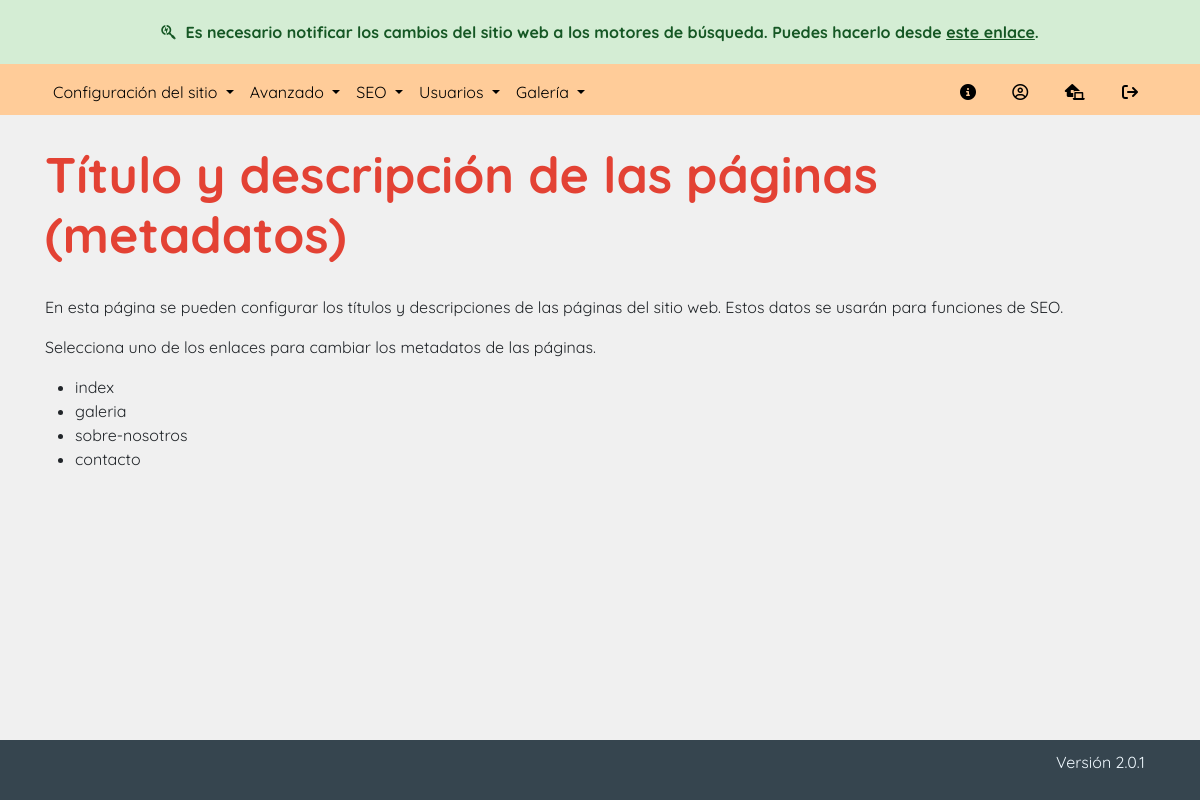
/dashboard?page=metadata-settings (signed in), run on the app's committed database.
### tables this page shows
CREATE TABLE `pages` (
  `id` int(4) NOT NULL,
  `page` varchar(255) NOT NULL,
  `cat_id` int(4) DEFAULT NULL,
  `createdBy` int(4) NOT NULL,
  `modifiedBy` int(4) DEFAULT NULL
);

CREATE TABLE `company_info` (
  `key_info` varchar(255) NOT NULL,
  `value_info` longtext NOT NULL,
  `modifiedBy` int(4) NOT NULL
);

### public_html/scripts/get_uri.php (called while the page is built, shortened)
<?php
    function GetBaseUri() {
        return (isset($_SERVER['HTTPS']) && $_SERVER['HTTPS'] === 'on' ? "https" : "http") . "://$_SERVER[HTTP_HOST]";
    }
?>

### connection.php (called while the page is built)
<?php
    $DSN = 'mysql:dbname=vigal;host=127.0.0.1;charset=utf8mb4';
    $DB_user = 'root';
    $DB_pass = '';
?>

### public_html/scripts/get_site_settings.php (called while the page is built, shortened)
<?php
    require_once $_SERVER["DOCUMENT_ROOT"]."/dashboard/scripts/check_url_direct_access.php";
    require_once $_SERVER["DOCUMENT_ROOT"].'/dashboard/scripts/database_connection.php';
    function getSiteSettings() {
        $conn = new DatabaseConnection();
        $res = $conn->query("select * from company_info");
        $res[8]["value_info"] = json_decode($res[8]["value_info"], true);
        $res[4]["value_info"] = json_decode($res[4]["value_info"], true);
        return $res;
    }
?>

### public_html/dashboard/scripts/database_connection.php (called while the page is built, shortened)
<?php
    class DatabaseConnection {
        function __construct() {
            require dirname($_SERVER["DOCUMENT_ROOT"], 1).'/connection.php';
            try {
                $this->conn = new PDO($DSN, $DB_user, $DB_pass);
            } catch (PDOException $e) {
                echo 'Connection error: ' . $e->getMessage();
            }
        }
        public function query($sql) {
            $res = array();
            $aux = $this->conn->query($sql);
            if (gettype($aux) == "object") {
                while ($rows = $aux->fetch(PDO::FETCH_ASSOC)) {
                    array_push($res, $rows);
                }
                return $res;
            } else {
                $this->num_rows = 0;
                return $aux;
            }
        }
    }
?>

### public_html/dashboard/scripts/check_permissions.php (called while the page is built, shortened)
<?php
    require_once $_SERVER["DOCUMENT_ROOT"]."/dashboard/scripts/check_url_direct_access.php";
    require_once $_SERVER["DOCUMENT_ROOT"].'/dashboard/scripts/database_connection.php';
    function HasPermission($permName) {
        $conn = new DatabaseConnection();
        $permissions = array
            (
              "manage_advancedSettings" =>  "10000000",
              "manage_gallery" =>  "01000000",
              "manage_companySettings" =>  "00100000",
              "manage_services" =>  "00010000",
              "manage_users" =>  "00001000",
              "manage_siteSettings" =>  "00000100",
              "manage_seoSettings" => "00000010",
              "standard_user" =>  "00000001"
            );
        $userPerm = 1;
        if ($permName != "no_user") {
            $sql = "select permissions from user_roles inner join users on users.account_type = user_roles.id where users.id = '".$_SESSION["userid"]."'";
            $res = $conn->query($sql);
            $userPerm = $res[0]["permissions"];
            return (($userPerm & bindec($permissions[$permName])) == bindec($permissions[$permName])) ? true : false;
        }
        return $userPerm;
    }
?>

### public_html/dashboard/admin/site-settings/pages/pages_metadata.php (the view, shortened to what this page needs)
<?php
    require_once $_SERVER["DOCUMENT_ROOT"]."/dashboard/scripts/check_url_direct_access.php";
    $pages = $conn->query("select * from pages");
?>
<div class="container settings-container">
    <h1 class="title">Título y descripción de las páginas (metadatos) </h1>
    <p>En esta página se pueden configurar los títulos y descripciones de las páginas del sitio web. Estos datos se usarán para funciones de SEO.</p>
    <p>Selecciona uno de los enlaces para cambiar los metadatos de las páginas.</p>
  <div class="input-group mb-6" style="width: 300px; margin-bottom: 20px;">
    <ul style="list-style-type:disc; margin-left: 30px;">
      <?php foreach ($pages as $page): ?>
        <li>
          <a class="metadata-edit" id="pageid-<?=$page["id"]?>" href="#"><?=$page["page"]?></a>
        </li>
      <?php endforeach; ?>
    </ul>
  </div>
</div>

### public_html/dashboard/index.php (shortened to what this page needs)
<?php
    require_once $_SERVER["DOCUMENT_ROOT"]."/dashboard/scripts/check_permissions.php";
    require_once $_SERVER["DOCUMENT_ROOT"]."/dashboard/scripts/database_connection.php";
    require_once $_SERVER["DOCUMENT_ROOT"]."/scripts/get_uri.php";
    require_once $_SERVER["DOCUMENT_ROOT"]."/scripts/get_site_settings.php";
    $site_settings = getSiteSettings();
    $page = "";
    switch($_GET['page']) {
        case 'metadata-settings':
            $page = '/dashboard/admin/site-settings/pages/pages_metadata.php';
            break;
    }
?>
<!DOCTYPE html>
<html>
<head>
    <link rel="stylesheet" type="text/css" href="<?=GetBaseUri()?>/includes/bootstrap/css/bootstrap.min.css">
    <link rel="stylesheet" type="text/css" href="<?=GetBaseUri()?>/includes/css/fontawesome.all.min.css">
    <link rel="stylesheet" type="text/css" href="<?=GetBaseUri()?>/includes/css/gallery.css">
    <link rel="stylesheet" type="text/css" href="<?=GetBaseUri()?>/includes/css/styles.css">
    <link rel="stylesheet" type="text/css" href="<?=GetBaseUri()?>/dashboard/includes/dataTables.bootstrap4.min.css">
    <link rel="stylesheet" type="text/css" href="<?=GetBaseUri()?>/includes/summernote/summernote-bs4.min.css" />
</head>
<body class="d-flex">
    <?php
    if (strcmp($site_settings[13]["value_info"], "true") == 0 && HasPermission("manage_seoSettings")) {
        include $_SERVER["DOCUMENT_ROOT"]."/snippets/seo_message.php";
    }
    ?>
    <nav class="nav-solid navbar navbar-expand-lg navigation-clean">
        <div class="container">
            <div class="collapse navbar-collapse" id="navcol-1">
                <ul class="navbar-nav mr-auto mt-2 mt-lg-0">
                    <?php if (HasPermission("manage_siteSettings")): ?>
                        <li class="nav-item dropdown">
                            <a data-toggle="dropdown" class="dropdown-toggle nav-link" href="#">
                                Configuración del sitio
                            </a>
                        </li>
                        <?php if (HasPermission("manage_advancedSettings")): ?>
                        <li class="nav-item dropdown">
                            <a data-toggle="dropdown" class="dropdown-toggle nav-link" href="#">
                                Avanzado
                            </a>
                        </li>
                        <?php endif; ?>
                    <?php endif; ?>
                    <?php if (HasPermission("manage_seoSettings")): ?>
                        <li class="nav-item dropdown">
                            <a data-toggle="dropdown" class="dropdown-toggle nav-link" href="#">
                                SEO
                            </a>
                        </li>
                        <?php if (HasPermission("manage_users")): ?>
                        <li class="nav-item dropdown">
                            <a data-toggle="dropdown" class="dropdown-toggle nav-link" href="#">
                                Usuarios
                            </a>
                        </li>
                        <?php endif; ?>
                    <?php endif; ?>
                    <li class='nav-item dropdown'>
                        <a data-toggle='dropdown' class='dropdown-toggle nav-link' href='#'>
                            Galería
                        </a>
                    </li>
                </ul>
                <div style="display: block;">
                    <a class="nav-link" href="<?=GetBaseUri()?>/dashboard?page=about-cms"><i class="fa-solid fa-circle-info"></i></a>
                    <a class="nav-link" href="<?=GetBaseUri()?>/dashboard?page=user-profile"><i class="fa-regular fa-circle-user"></i></a>
                    <a class="nav-link" href="<?=GetBaseUri()?>"><i class="fa-solid fa-house-laptop"></i></a>
                    <a class="nav-link" href="<?=GetBaseUri()?>/scripts/logout.php"><i class="fa-solid fa-arrow-right-from-bracket"></i></a>
        </nav>
        <div class="wrapper">
        <div id="content">
            <div>
                <?php include $_SERVER["DOCUMENT_ROOT"].$page?>
            </div>
        </div>
    </div>
    <footer>
        <div class="container">
            <div style="color: rgb(240,249,255); padding: 10px; text-align: right">
                <p>Versión <?=$site_settings[15]["value_info"]?></p>
            </div>
        </div>
    </footer>
</body>
</html>

### public_html/includes/css/styles.css (style rules this page uses)
:root { --navbar-main-color: #ffcc99; --navbar-link-hover-color: #F08000; --footer-main-color: #36454F; --footer-link-hover-color: #ffcc99; --body-background-color: #f0f0f0; --navbar-text-color: black ; --title-color: #E34234; --button-main-color: #FFDB58; --button-hover-bg-color: #F3E5AB; --button-hover-text-color: rgb(37, 37, 37); --button-text-color: black; --navigation-button-text-color: white; --button-2-main-color: #ff9999; --button-2-hover-bg-color: #ffcccc; --button-3-main-color: #6fdc87; --button-3-hover-bg-color: #98e6a9; --div-bg-color-1: #e6e6e6; --div-bg-color-2: #f2f2f2; --custom-checkbox-bg-selected: #ffcc99; --pagination-main-color: #ffb162; }
.navbar { color: var(--navbar-text-color) !important; }
body { background-color: var(--body-background-color); min-height: 100vh !important; margin: 0; font-family: 'Quicksand'; display: flex; flex-direction: column; }
body a { color: var(--navbar-link-color) !important; }
.nav-link { display: inline-block !important; position: relative !important; color: var(--navbar-text-color); padding-bottom: 3px !important; }
.nav-solid { background-color: var(--navbar-main-color) !important; transition: background-color 200ms linear !important; }
footer { margin-top: auto; background-color: var(--footer-main-color) !important; }
ul { list-style-type: none; padding-left: 0; }
@media (min-width: 991px) { h1.title { color: var(--title-color); font-size: 50px !important; text-align: left !important; margin-bottom: 30px !important; font-weight: bold !important; } }
.settings-container { margin-top: 30px; margin-bottom: 70px; }
footer { margin-bottom: 0; }

### data on the page
pages: page "index"
pages: page "galeria"
pages: page "sobre-nosotros"
pages: page "contacto"
company_info: value_info "2.0.1"
